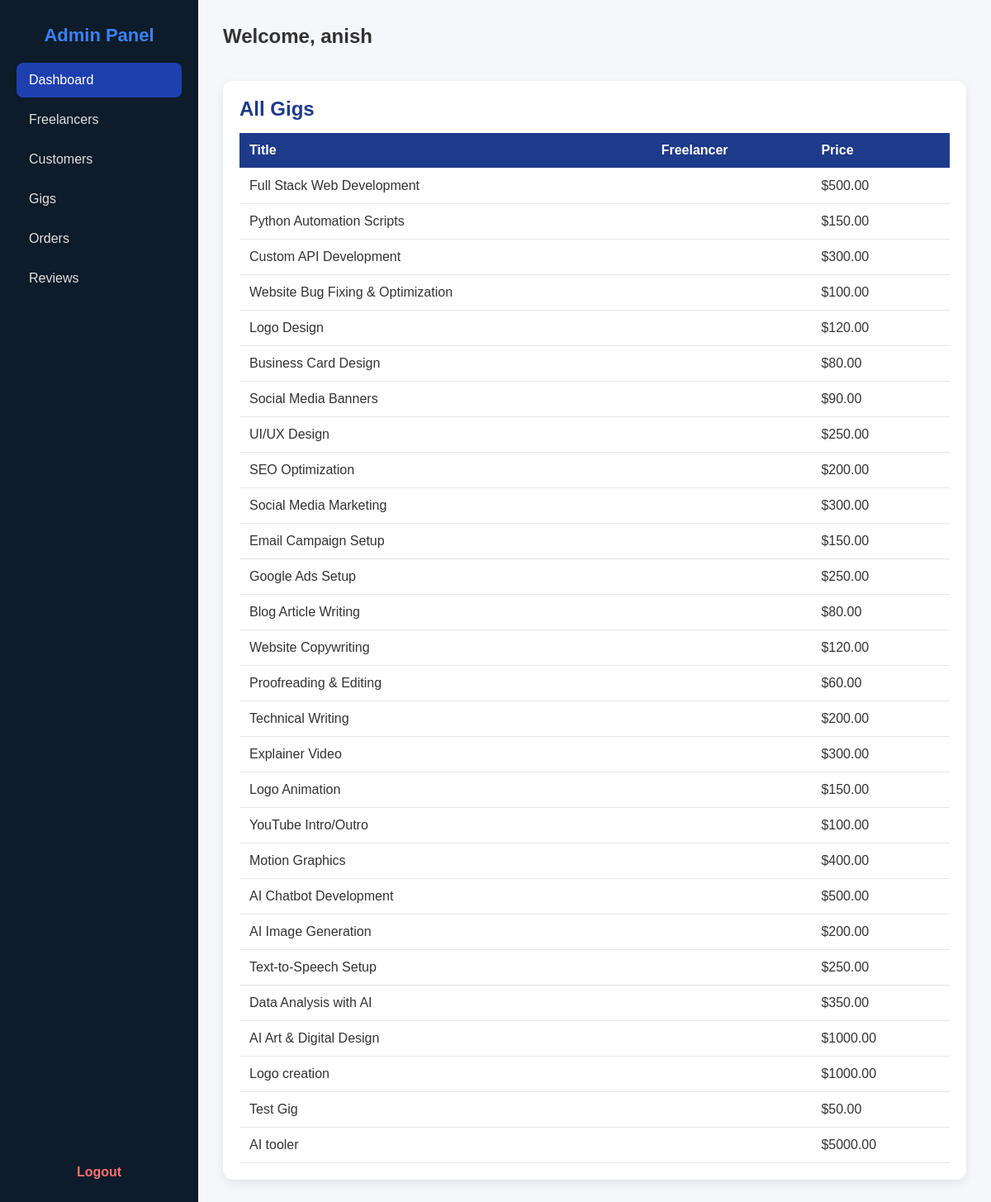
The app's page /admin-panel/gigs/ (signed in) with its own data.
### freelance_marketplace/models.py (models this page shows, shortened)
class CustomUser(AbstractUser):
    ROLE_CHOICES = (
        ('admin', 'Admin'),
        ('freelancer', 'Freelancer'),
        ('customer', 'Customer'),
    )
    role = models.CharField(max_length=20, choices=ROLE_CHOICES, default='customer')

class Gig(models.Model):
    freelancer = models.ForeignKey(settings.AUTH_USER_MODEL, on_delete=models.CASCADE, related_name='freelancer_gigs')
    title = models.CharField(max_length=200)
    description = models.TextField()
    category = models.ForeignKey(Category, on_delete=models.SET_NULL, null=True, blank=True)
    price = models.DecimalField(max_digits=10, decimal_places=2)
    image = models.ImageField(upload_to='gigs/', blank=True, null=True)
    created_by = models.ForeignKey(
        settings.AUTH_USER_MODEL,
        on_delete=models.CASCADE,
        related_name='created_gigs'
    )
    created_at = models.DateTimeField(auto_now_add=True)

### freelance_marketplace/views.py (the view)
# urls.py: path('admin-panel/gigs/', views.admin_gigs, name='admin_gigs'),
def admin_gigs(request):
    if not request.user.is_authenticated or not request.user.is_superuser:
        return redirect('freelance_marketplace:admin_login')
    gigs = Gig.objects.all()
    return render(request, 'freelance_marketplace/admin_gigs.html', {'gigs': gigs})

### freelance_marketplace/templates/freelance_marketplace/admin_gigs.html
{% extends "freelance_marketplace/admin_dashboard.html" %}
{% block content %}
<div class="table-section">
    <h2 style="margin-bottom:15px;color:#1e3a8a;">All Gigs</h2>
    <table>
        <thead>
            <tr>
                <th>Title</th>
                <th>Freelancer</th>
                <th>Price</th>
            </tr>
        </thead>
        <tbody>
            {% for g in gigs %}
            <tr>
                <td>{{ g.title }}</td>
                <td>{{ g.freelancer.name }}</td>
                <td>${{ g.price }}</td>
            </tr>
            {% empty %}
            <tr><td colspan="3">No gigs available</td></tr>
            {% endfor %}
        </tbody>
    </table>
</div>
{% endblock %}

### freelance_marketplace/templates/freelance_marketplace/admin_dashboard.html (shortened to what this page needs)
<!DOCTYPE html>
<html lang="en">
<head>
</head>
<body>
    <div class="sidebar">
        <div>
            <h2>Admin Panel</h2>
            <div class="nav-links">
                <a href="{% url 'freelance_marketplace:admin_dashboard' %}" class="active">Dashboard</a>
                <a href="{% url 'freelance_marketplace:admin_freelancers' %}">Freelancers</a>
                <a href="{% url 'freelance_marketplace:admin_customers' %}">Customers</a>
                <a href="{% url 'freelance_marketplace:admin_gigs' %}">Gigs</a>
                <a href="{% url 'freelance_marketplace:admin_orders' %}">Orders</a>
                <a href="{% url 'freelance_marketplace:admin_reviews' %}">Reviews</a>
            </div>
        </div>
        <div class="logout">
            <a href="{% url 'freelance_marketplace:admin_logout' %}">Logout</a>
        </div>
    </div>
    <div class="main">
        <div class="header">
            <h1>Welcome, {{ request.user.username }}</h1>
        </div>
        {% block content %}{% endblock %}
    </div>
</body>
</html>

### freelance_marketplace/templates/freelance_marketplace/admin_dashboard.html (style rules this page uses)
* { margin: 0; padding: 0; box-sizing: border-box; }
body { font-family: "Poppins", sans-serif; background-color: #f5f7fa; color: #333; display: flex; min-height: 100vh; }
.sidebar { width: 240px; background-color: #0d1b2a; color: white; padding: 30px 20px; display: flex; flex-direction: column; justify-content: space-between; }
.sidebar h2 { color: #3b82f6; margin-bottom: 20px; font-size: 22px; text-align: center; }
.nav-links a { display: block; text-decoration: none; color: #e0e0e0; padding: 12px 15px; margin: 6px 0; border-radius: 8px; transition: 0.3s; }
.nav-links a:hover, .nav-links a.active { background-color: #1e40af; color: white; }
.logout { text-align: center; margin-top: 20px; }
.logout a { color: #f87171; text-decoration: none; font-weight: 600; }
.main { flex: 1; padding: 30px; }
.header { display: flex; justify-content: space-between; align-items: center; margin-bottom: 40px; }
.header h1 { font-size: 24px; font-weight: 600; }
.table-section { background: white; border-radius: 12px; padding: 20px; box-shadow: 0 4px 12px rgba(0, 0, 0, 0.08); }
table { width: 100%; border-collapse: collapse; }
table thead { background-color: #1e3a8a; color: white; }
table th, table td { padding: 12px; text-align: left; border-bottom: 1px solid #e5e7eb; }

### records on screen
CustomUser: user.username "anish"
Gig: title "Full Stack Web Development", price "500.00"
Gig: title "Python Automation Scripts", price "150.00"
Gig: title "Custom API Development", price "300.00"
Gig: title "Website Bug Fixing & Optimization", price "100.00"
Gig: title "Logo Design", price "120.00"
Gig: title "Business Card Design", price "80.00"
Gig: title "Social Media Banners", price "90.00"
Gig: title "UI/UX Design", price "250.00"
Gig: title "SEO Optimization", price "200.00"
Gig: title "Social Media Marketing", price "300.00"
Gig: title "Email Campaign Setup", price "150.00"
Gig: title "Google Ads Setup", price "250.00"
Gig: title "Blog Article Writing", price "80.00"
Gig: title "Website Copywriting", price "120.00"
Gig: title "Proofreading & Editing", price "60.00"
Gig: title "Technical Writing", price "200.00"
Gig: title "Explainer Video", price "300.00"
Gig: title "Logo Animation", price "150.00"
Gig: title "YouTube Intro/Outro", price "100.00"
Gig: title "Motion Graphics", price "400.00"
Gig: title "AI Chatbot Development", price "500.00"
Gig: title "AI Image Generation", price "200.00"
Gig: title "Text-to-Speech Setup", price "250.00"
Gig: title "Data Analysis with AI", price "350.00"
Gig: title "AI Art & Digital Design", price "1000.00"
Gig: title "Logo creation", price "1000.00"
Gig: title "Test Gig", price "50.00"
Gig: title "AI tooler", price "5000.00"
